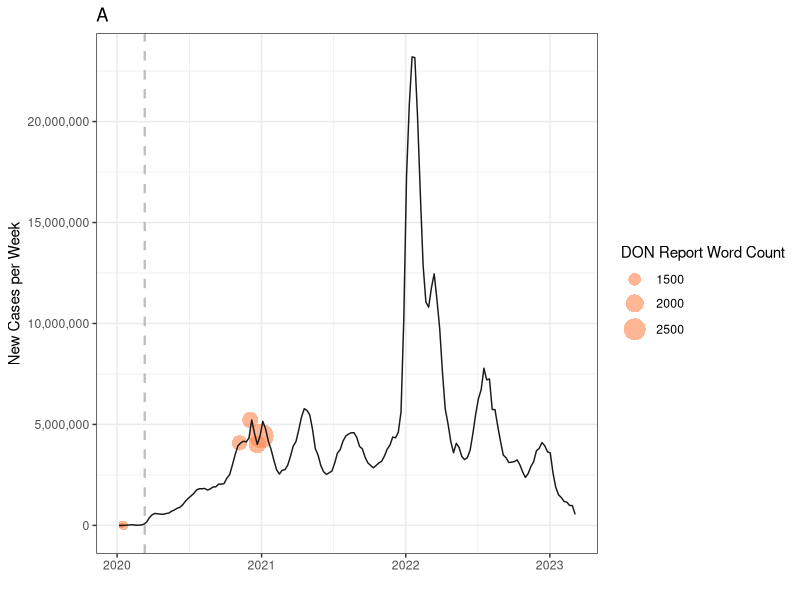
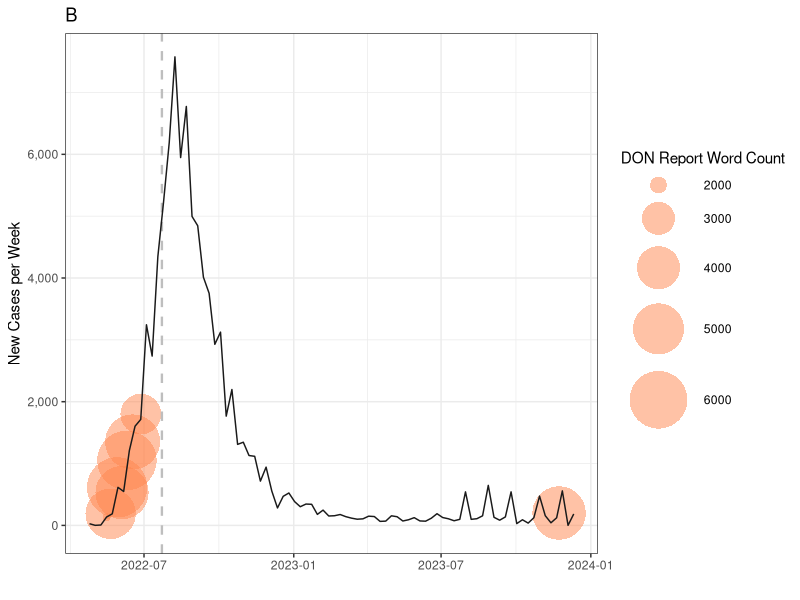
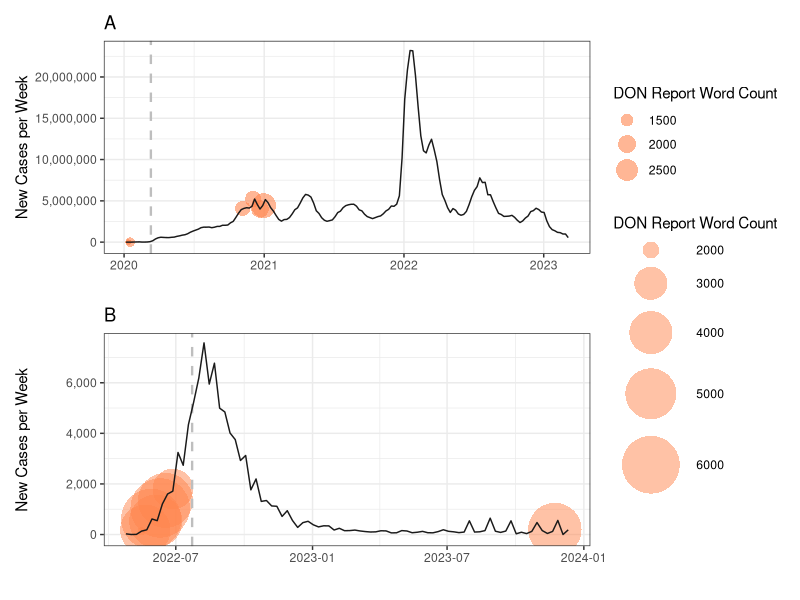

Write R code to recreate these figures, in order.
library(readr)
library(ggplot2)
library(dplyr)
library(tidyverse)
library(lubridate)
library(patchwork)

##Load data
co.raw <- read.csv("mergeddonscovid.csv")
dompox.raw <- read.csv("dompox_curve.csv")

##Mutate to pull out the cases by week
co.raw$Date <- mdy(co.raw$Date)
co.raw %>% 
  mutate(date = as.Date(Date)) %>% 
  group_by(week = isoweek(Date), year = isoyear(Date)) %>% 
  summarise(weekCases = sum(New)) -> codon

dompox.raw$date <- mdy(dompox.raw$date)
dompox.raw %>%
  mutate(date = as.Date(date)) %>%
  group_by(week =isoweek(date), year = isoyear(date)) %>%
  summarise(weekCases = sum(NewCases)) -> dompox

#Week calendar for duration of Mpox data
data.frame(date=seq(as.Date("2022/1/1"), as.Date("2023/12/31"), by="day")) %>% 
  mutate(week=isoweek(date),year=isoyear(date)) %>%
  group_by(year,week) %>% 
  summarise(weekdate=min(date)) -> week_calendar

#Week calendar for duration of Covid data
data.frame(date=seq(as.Date("2020/1/1"), as.Date("2023/12/31"), by="day")) %>%
  mutate(week=isoweek(date),year=isoyear(date)) %>%
  group_by(year,week) %>%
  summarise(weekdate=min(date)) -> week_calendar2

#Join week calendars with respective dataframes
codon %>%
  left_join(week_calendar2) -> codon
dompox %>%
  left_join(week_calendar) -> dompox

#Pull out the dates without applicable dons
noco <- co.raw[which(co.raw$DON!="NO"),] %>%
  mutate(Date = as.Date(Date))
nopox <- dompox.raw[which(dompox.raw$DON!="NO"),] %>%
  mutate(date. = as.Date(date))

#Pull out dates without SitReps for Covid
sit_rep_df <- co.raw[which(co.raw$SitRep!="NO"),] %>%
  mutate(Date = as.Date(Date))

##Covid figure
noco2 <- noco %>% filter(DON == "COVID")
noco2$weekcases <- c(0, 0, 2120, 2120, 4083599, 5219504, 4012227, 4424486)
noco2$wordcount <- c(1157, 1133, 1301, 1118, 1710, 1788, 1945, 2917)
A <- ggplot(codon, aes(x = weekdate, y = weekCases)) +
  theme_bw() + 
  geom_point(data = noco2,
             aes(x = as.Date(Date),
                 y = weekcases, 
                 size = wordcount, 
                 color = "DON Report Word Count"),
             color = '#ff854fff', 
             alpha = 0.6,
             shape = 16) +
  labs(size = "DON Report Word Count") +
  scale_size_continuous(range = c(0.5, 8)) +
  geom_vline(xintercept = as.numeric(as.Date("2020-03-11")), 
             color = "grey", 
             linetype = "dashed", 
             size = 0.8) +
  geom_line(color = "gray10") +
  labs(title = "A",
       x = "",
       y = "New Cases per Week") +
  theme(panel.background = element_blank(),
        legend.key = element_blank(),
        legend.position = "right") +
  labs(fill = "Reporting frequency",
       color = "DONS Topics") +
  scale_y_continuous(limits = c(-0.01*max(codon$weekCases), 1*max(codon$weekCases)),
                     #breaks = seq(from = 0, to = 25000000, by = 5000000),
                     labels = scales::comma_format()); A

nopox2 <- nopox %>% filter(DON == "MPOX")
nopox2$weekcases <- c(135, 135, 187, 615, 530, 1050, 1350, 1800, 200) #Number of cases per week corresponding to the date of the MPOX dons publication
nopox2$wordcount <- c(1783, 1758, 4909, 6403, 5301, 6266, 5565, 3726, 5333) #MPOX dons word count per report
#Mpox Figure
B <- ggplot(dompox, aes(x = weekdate, y = weekCases)) +
  theme_bw() + 
  geom_point(data = nopox2,
                      aes(x = as.Date(date),
                            y = weekcases,
                            size = wordcount, 
                          color = "DON Report Word Count"),  
             alpha = 0.5,
             color = '#ff854fff', 
             shape = 16) +
  scale_size_continuous(range = c(1, 20)) +
  labs(size = "DON Report Word Count") +
  geom_vline(xintercept = as.numeric(as.Date("2022-07-23")), 
             color = "grey", 
             linetype = "dashed", 
             size = 0.8) +
  geom_line(color = "gray10") +
  labs(title = "B",
       x = "",
       y = "New Cases per Week") +
  theme(panel.background = element_blank()) + 
  scale_y_continuous(limits = c(-0.01*max(dompox$weekCases), 1*max(dompox$weekCases)),
                     #breaks = seq(from = -2000, to = 8000 , by = 1000),
                     labels = scales::comma_format()); B

#Join em together
A / B + plot_layout(guides = "collect")
 
